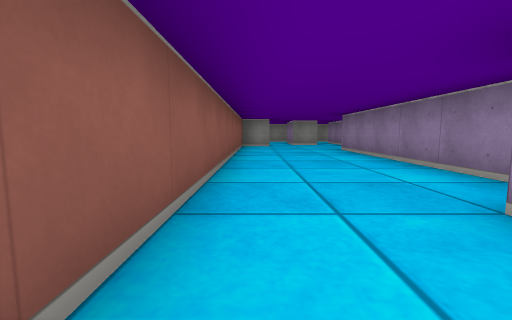
view 1 (above)

18 first-person views from a walk through a cub3D ray-caster map. The camera is about half as high as the walls, tilts 6° down and sees 90° across. The floor is counted in squares. Each view is taken from the middle of a square. On the plan, view 1 faces up. The plan holds only what a view shows up to about 9 squares ahead; the rest is blank.

view 2
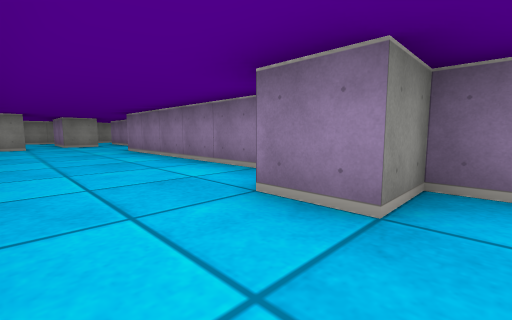

view 3
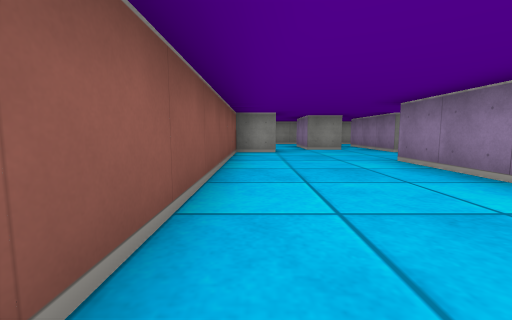

view 4
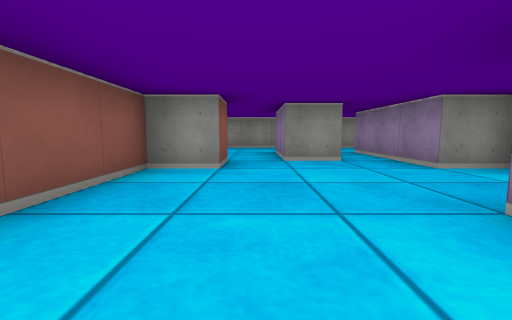

view 5
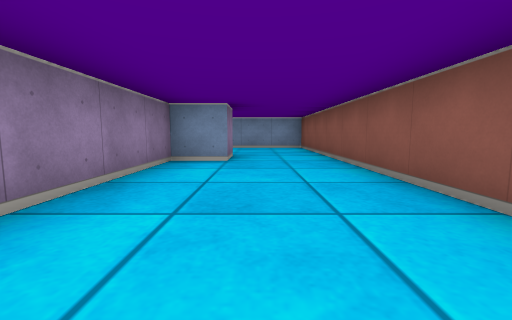

view 6
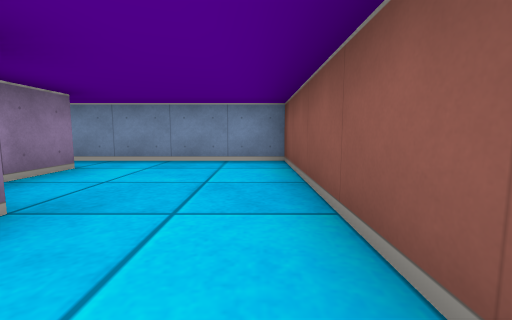

view 7
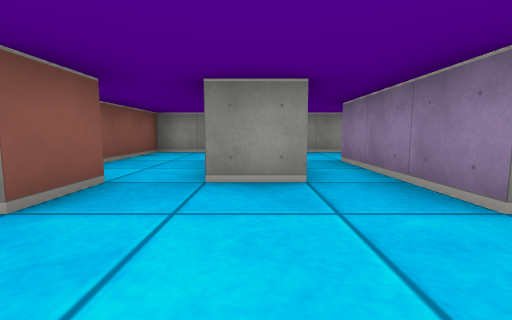

view 8
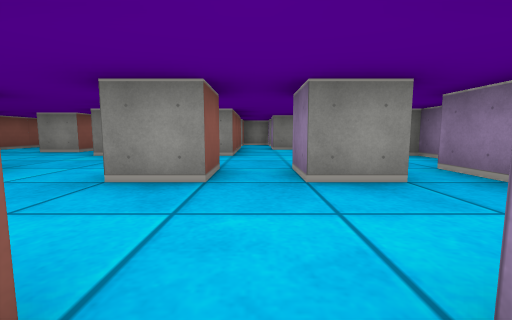

view 9
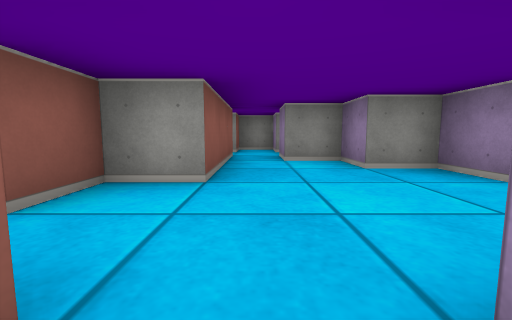

view 10
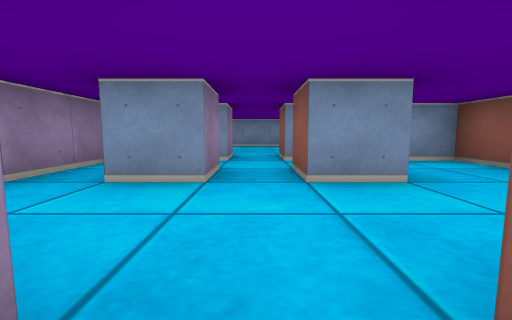

view 11
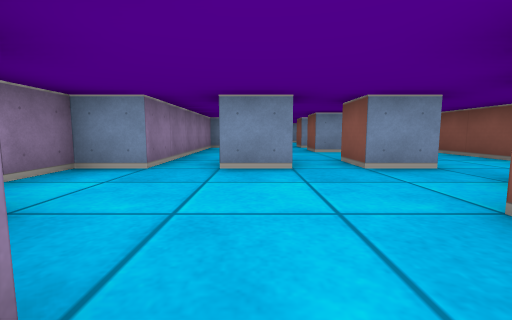

view 12
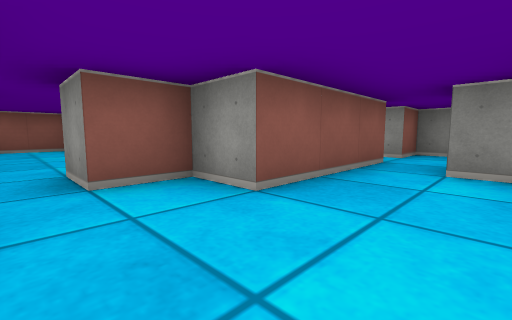

view 13
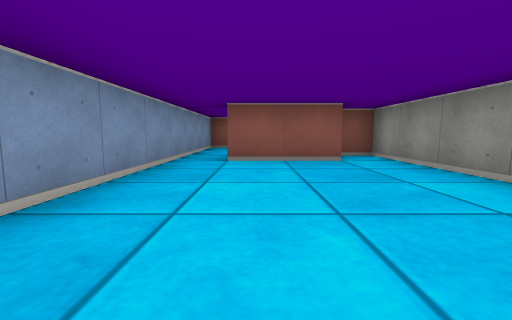

view 14
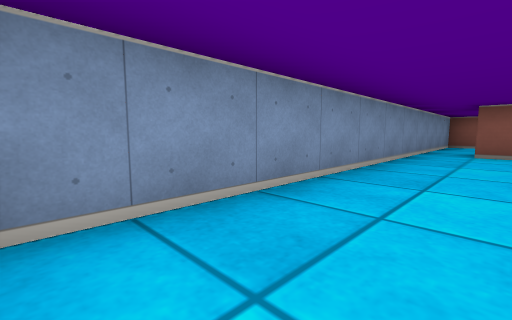

view 15
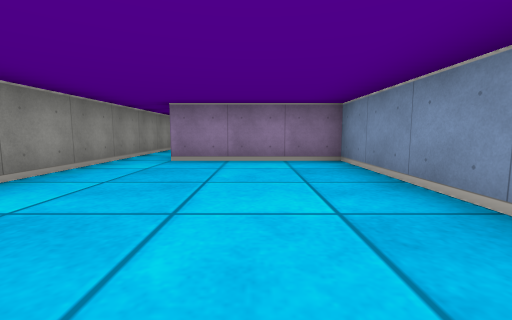

view 16
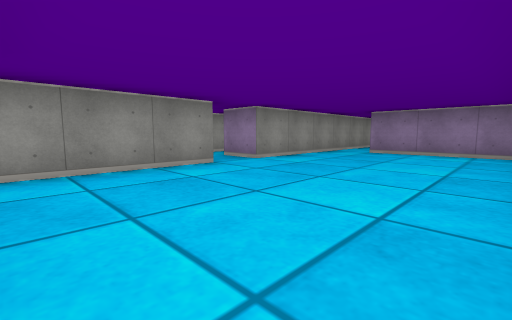

view 17
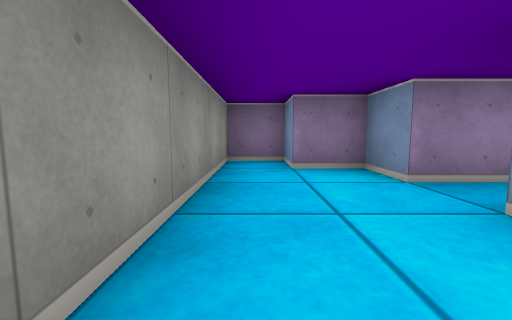

view 18
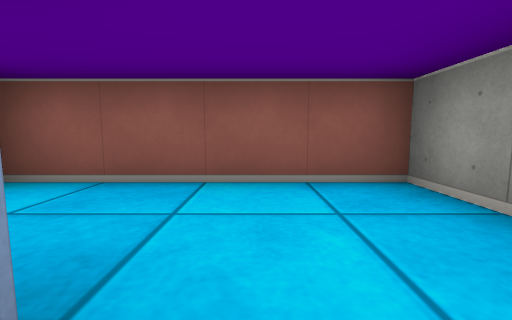

### Floor plan
Points are (right, up) in squares from view 1. A wall is a line through its corners. A room is listed if a view was taken in it or the views show most of it. See-through windows are left out.
Room 1 (views 1, 2, 3, 4, 5, 6, 7)
walls: (3.5, 9.5) (3.5, 12.5); (0.5, 10.5) (0.5, 9.5) (-0.5, 9.5) (-0.5, -2.5) (2.5, -2.5); (2.5, 11.1) (2.5, 10.5) (1.5, 10.5) (1.5, 11.5); (2.5, -1.5) (2.5, 0.5) (1.5, 0.5) (1.5, 1.5) (2.5, 1.5) (2.5, 7.5)
ways out: opening at (3.5, 8.5) to room 2; opening at (3, -2) to room 3; opening at (1, 11) to room 4; opening at (3, 11.5) to room 5
Room 2 (views 8, 9, 10, 11, 12)
walls: (5.4, 7.5) (6.5, 7.5) (6.5, 6.5) (5.5, 6.5); (8.6, 6.5) (7.5, 6.5) (7.5, 7.5) (8.5, 7.5); (5.4, 4.5) (6.5, 4.5) (6.5, 3.5); (4.6, 9.5) (3.5, 9.5); (3.5, 6.5) (3.5, 2.5) (4.4, 2.5); (7.5, 3.5) (7.5, 4.5) (8.5, 4.5); (9.5, 9.5) (9.5, 10.5) (8.5, 10.5) (8.5, 11.5) (7.5, 11.5) (7.5, 12.5); (8.4, 3.5) (7.9, 3.5); (7.5, 2.5) (9.5, 2.5) (9.5, 7.5) (10.5, 7.5) (10.5, 9.5); (6.5, 12.6) (6.5, 9.5) (5.5, 9.5) (5.5, 8.5) (4.5, 8.5); (7.5, 13.6) (7.5, 14.5) (6.5, 14.5) (6.5, 13.5) (6.1, 13.5)
ways out: opening at (3.5, 8.5) to room 1; opening at (7, 2) to room 3; opening at (7, 13)
Room 3 (views 13, 14, 15, 16)
walls: (6.5, 2.5) (6.5, 1.5) (2.5, 1.5) (2.5, 0.8); (3.5, 0.6) (3.5, -1.5); (10.5, 1.5) (7.5, 1.5) (7.5, 2.5); (2.5, -2.5) (10.5, -2.5) (10.5, 0.5)
ways out: opening at (3, -2) to room 1; opening at (7, 2) to room 2; opening at (11, 1)
Room 4 (views 17, 18)
walls: (1.5, 11.5) (1.5, 12.5) (2.5, 12.5); (2.5, 14.5) (-0.5, 14.5) (-0.5, 10.5)
ways out: opening at (1, 11) to room 1; opening at (2, 13.5) to room 5
Room 5 (no view inside)
walls: (3.5, 12.5) (4.5, 12.5) (4.5, 13.5); (5.5, 13.5) (5.5, 14.5) (2.5, 14.5)
ways out: opening at (3, 11.5) to room 1; opening at (2, 13.5) to room 4

Where each view was taken, in squares from view 1:
view 1: 0 up, 0 right, facing up
view 2: 0 up, 0 right, facing up-right
view 3: 3 up, 0 right, facing up
view 4: 6 up, 1 right, facing up
view 5: 6 up, 1 right, facing down
view 6: 2 up, 0 right, facing down
view 7: 8 up, 2 right, facing up
view 8: 4 up, 7 right, facing up
view 9: 7 up, 7 right, facing up
view 10: 7 up, 7 right, facing down
view 11: 11 up, 8 right, facing down
view 12: 8 up, 8 right, facing up-left
view 13: 1 down, 8 right, facing left
view 14: 1 down, 10 right, facing down-left
view 15: 1 down, 6 right, facing right
view 16: 2 down, 4 right, facing up-right
view 17: 14 up, 1 right, facing right
view 18: 13 up, 2 right, facing left
